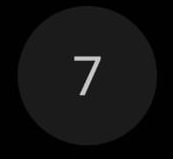
#> input picture images/7.jpeg, 173 x 159 px
$ python ocr.py   (older library calls are emulated)
#> lines starting #> are read from the running program, lines starting #| are printed output that depends on the picture
from pytesseract import pytesseract
import cv2
import numpy as np

TESSERACT_PATH = r"D:\Arquivos de Programas HD\Tesseract-OCR\tesseract.exe"
pytesseract.tesseract_cmd = TESSERACT_PATH

imagePath = './images/7.jpeg'
# [7 lines of commented-out code are left out]

img = cv2.imread(imagePath, cv2.IMREAD_GRAYSCALE)
#> img is the input picture: shape (159, 173); min 0, max 221, mean 17.2
inverted = cv2.bitwise_not(img);
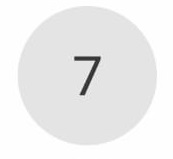
#> inverted: shape (159, 173); min 34, max 255, mean 237.8
# thresh = 128
# kernel = np.ones((3, 3), np.uint8)
# binary = cv2.threshold(inverted, thresh, 255, cv2.THRESH_BINARY)[1]


ocrImage = inverted
#> (the run stopped early here; a loop or call above may not have finished)

$ run again, with images/clock.jpeg copied over images/7.jpeg
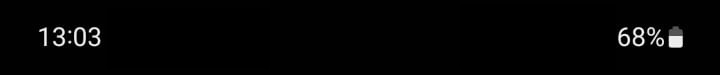
#> input picture images/clock.jpeg, 720 x 75 px
#> img is the input picture: shape (75, 720); min 0, max 255, mean 4.6
#> `inverted = cv2.bitwise_not(img);`:
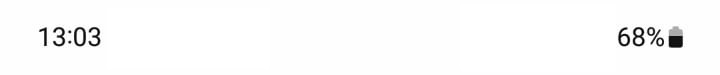
#> inverted: shape (75, 720); min 0, max 255, mean 250.4

$ run again, with images/calculator.jpeg copied over images/7.jpeg
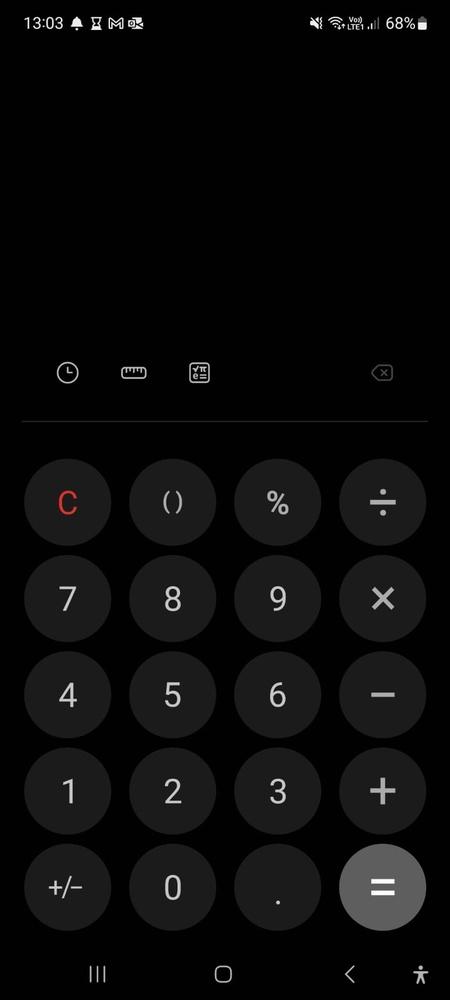
#> input picture images/calculator.jpeg, 450 x 1000 px, shrunk from 720 x 1600 before the run
#> `inverted = cv2.bitwise_not(img);`:
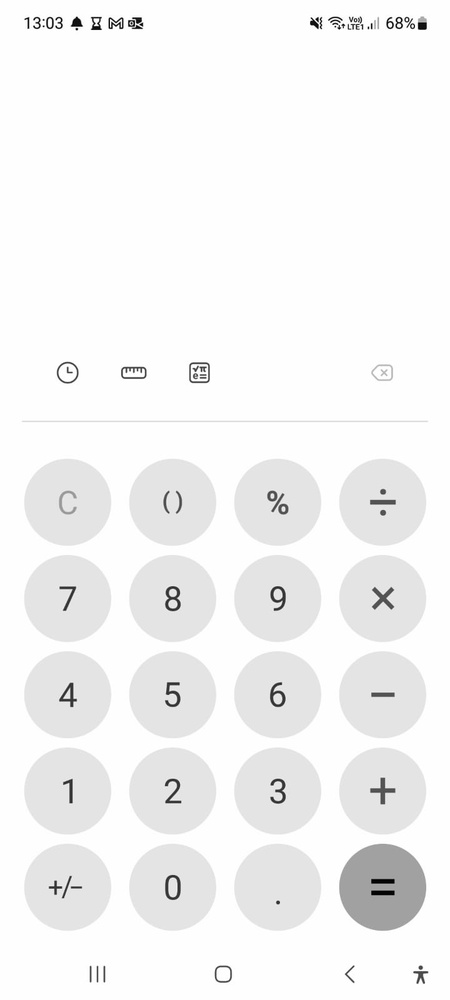
#> inverted: shape (1000, 450); min 0, max 255, mean 244.3
